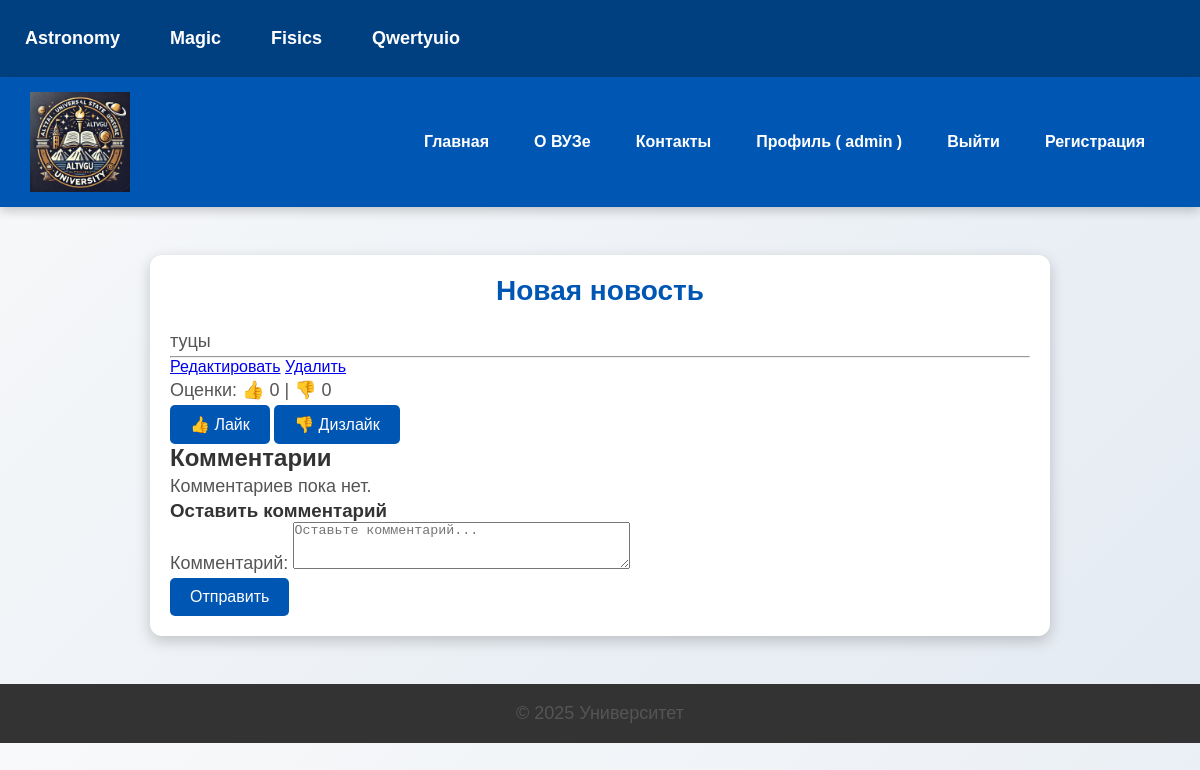
/post/novaya-novost/ (signed in), run on the app's committed database.
### users/models.py (models this page shows, shortened)
class User(AbstractUser):
    photo = models.ImageField(upload_to='users/', blank=True, null=True)
    date_birth = models.DateField(null=True, blank=True)

### university/models.py (models this page shows, shortened)
class News(models.Model):
    class Status(models.IntegerChoices):
        DRAFT = 0, 'Старая'
        actual = 1, 'Актуальная'
    tags = models.ManyToManyField(Tag, related_name='news')
    author = models.OneToOneField(Author, on_delete=models.CASCADE, null=True, blank=True)
    objects = models.Manager()
    category =  models.ForeignKey('Category', on_delete=models.CASCADE, verbose_name="Категория")
    published = PublishedModel()
    title = models.CharField(max_length=255, verbose_name="Заголовок")
    content = models.TextField(verbose_name="Содержание")
    actual = models.BooleanField(
        choices=[(False, 'Старая'), (True, 'Актуальная')],
        default=False,
        verbose_name="Актуальность"
    )
    photo = models.ImageField(upload_to="photos/%Y/%m/%d/",default=None, blank=True, null=True,verbose_name="Фото")
    slug = models.SlugField(unique=True, verbose_name="URL", allow_unicode=True)
    class Meta:
        verbose_name = "Новость"
        verbose_name_plural = "Новости"
        permissions = [
            ("can_publish", "Может публиковать новости"),
            ("can_edit", "Может редактировать новости")
        ]

### university/views.py (the view)
# urls.py: path('post/<slug:post_slug>/', views.ShowNews.as_view(), name='post'),
class ShowNews(DataMixin, DetailView):
    model = News
    template_name = 'university/news.html'
    context_object_name = 'post'
    slug_url_kwarg = 'post_slug'
    def get_object(self, queryset=None):
        return get_object_or_404(News.published, slug=self.kwargs[self.slug_url_kwarg])
    def get_context_data(self, **kwargs):
        context = super().get_context_data(**kwargs)
        user = self.request.user
        context['can_edit'] = user.has_perm('university.change_news')
        context['can_delete'] = user.has_perm('university.delete_news')
        context['comments'] = self.object.comments.all()
        context['form'] = CommentForm()
        context['like_count'] = self.object.votes.filter(value=1).count()
        context['dislike_count'] = self.object.votes.filter(value=-1).count()
        return self.get_mixin_context(context, title=self.object.title)
    def dispatch(self, request, *args, **kwargs):
        self.object = self.get_object()
        if not request.user.is_authenticated:
            messages.error(request, "Авторизуйтесь, чтобы просмотреть новость.")
            return redirect(f"{reverse_lazy('users:login')}?next={request.path}")
        if not request.user.has_perm('university.view_news'):
            messages.error(request, "У вас нет доступа к этой новости.")
            return redirect(f"{reverse_lazy('home')}?next={request.path}")
        return super().dispatch(request, *args, **kwargs)
    def post(self, request, *args, **kwargs):
        self.object = self.get_object()
        form = CommentForm(request.POST)
        if not request.user.is_authenticated:
            messages.error(request, "Авторизуйтесь, чтобы оставить комментарий.")
            return redirect(f"{reverse_lazy('users:login')}?next={request.path}")
        if form.is_valid():
            comment = form.save(commit=False)
            comment.news = self.object
            comment.author = request.user
            comment.save()
            messages.success(request, "Комментарий добавлен.")
            return redirect(self.object.get_absolute_url())
        context = self.get_context_data()
        context['form'] = form
        return self.render_to_response(context)

### university/forms.py
class CommentForm(forms.ModelForm):
    class Meta:
        model = Comment
        fields = ['content']
        widgets = {
            'content': forms.Textarea(attrs={'rows': 3, 'placeholder': 'Оставьте комментарий...'})
        }

### university/models.py (called while the page is built)
    def get_queryset(self):
        return super().get_queryset().filter(actual = News.Status.actual)

### university/templatetags/university_tags.py (called while the page is built)
@register.simple_tag
def get_categories():
    return cafs_db

### university/utils.py (called while the page is built)
    def get_mixin_context(self, context, **kwargs):
        if self.title_page:
            context['title'] = self.title_page
        context['menu'] = menu
        context['cat_selected'] = None
        context.update(kwargs)
        return context

### university/templates/university/news.html (shortened to what this page needs)
{% extends 'base.html' %}
{% load vote_filters %}
{% block content %}
<h1>{{ post.title }}</h1>
{{ post.content|linebreaks }}
<hr>
{% if can_edit %}
    <a href="{% url 'edit_news' post_slug=post.slug %}" class="btn btn-primary">Редактировать</a>
{% endif %}
{% if can_delete %}
    <a href="{% url 'delete_news' post_slug=post.slug %}" class="btn btn-danger">Удалить</a>
{% endif %}
<p>
  Оценки: 👍 {{ like_count }} | 👎 {{ dislike_count }}
</p>
<form method="post" action="{% url 'vote_news' post.id %}">
  <button type="submit" name="value" value="1">👍 Лайк</button>
  <button type="submit" name="value" value="-1">👎 Дизлайк</button>
</form>
<h2>Комментарии</h2>
{% for comment in comments %}
  <div class="comment">
    <p>
      <strong>{{ comment.author }}</strong>
      <span style="color: #666;">— {{ comment.created_at|date:"d.m.Y H:i" }}</span>
    : {{ comment.content }}</p>
    <p>
        Оценки: 👍 {{ comment.votes.all|likes_count }} | 👎 {{ comment.votes.all|dislikes_count }}
    </p>
    <form method="post" action="{% url 'vote_comment' comment.id %}">
      {% csrf_token %}
      <button type="submit" name="value" value="1">👍</button>
      <button type="submit" name="value" value="-1">👎</button>
    </form>
  </div>
{% empty %}
    <p>Комментариев пока нет.</p>
{% endfor %}
{% if user.is_authenticated %}
    <h3>Оставить комментарий</h3>
    <form method="post">
        {{ form.as_p }}
        <button type="submit">Отправить</button>
    </form>
{% else %}
    <p><a href="{% url 'users:login' %}?next={{ request.path }}">Войдите</a>, чтобы оставить комментарий.</p>
{% endif %}
{% endblock %}

### templates/base.html (shortened to what this page needs)
<!DOCTYPE html>
<html lang="ru">
<head>
    {% load static %}
    {% load university_tags %}
    <link rel="stylesheet" href="{% static 'university/css/styles.css' %}">
</head>
<body>
{% get_categories as categories %}
<header class="categories-header">
    <nav>
        <ul class="categories-menu">
            {% for cat in categories %}
                <li><a href="#">{{ cat.name }}</a></li>
            {% endfor %}
        </ul>
    </nav>
</header>
    <header>
        <div class="logo-container">
            <img src="{% static 'university/images/logo.jpg' %}" alt="Логотип" class="logo">
        </div>
        <nav>
            <ul class="menu">
                <li><a href="{% url 'home' %}">Главная</a></li>
                <li><a href="{% url 'about' %}">О ВУЗе</a></li>
                <li><a href="{% url 'contact' %}">Контакты</a></li>
                {% if user.is_authenticated %}
                    <li><a href="{% url 'users:profile' %}">Профиль ( {{ user.username }} )</a></li>
                    <li><a href="{% url 'users:logout' %}">Выйти </a></li>
                {% else %}
                    <li><a href="{% url 'users:login' %}">Войти</a></li>
                {% endif %}
                <li><a href="{% url 'users:register' %}">Регистрация</a></li>
            </ul>
        </nav>
    </header>
    <main>
        <div class="container">
            {% block content %}
            {% endblock %}
        </div>
    </main>
    <footer>
        <p>© 2025 Университет</p>
    </footer>
</body>
</html>

### university/static/university/css/styles.css (style rules this page uses)
* { box-sizing: border-box; margin: 0; padding: 0; }
body { font-family: 'Arial', sans-serif; background: linear-gradient(135deg, #f8f9fa, #e3eaf2); color: #333; }
header { display: flex; align-items: center; justify-content: space-between; background: #0056b3; padding: 15px 30px; color: white; box-shadow: 0 4px 10px rgba(0, 0, 0, 0.2); }
.logo-container { display: flex; align-items: center; }
.logo { height: 100px; width: auto; margin-right: 15px; transition: transform 0.3s ease-in-out; }
nav { background: transparent; padding: 10px; }
.menu { list-style: none; display: flex; gap: 15px; }
.menu a { text-decoration: none; color: white; font-size: 1rem; font-weight: bold; padding: 10px 15px; border-radius: 5px; transition: background 0.3s, color 0.3s; display: block; }
.container { max-width: 900px; margin: 3rem auto; padding: 20px; background: white; border-radius: 12px; box-shadow: 0 5px 15px rgba(0, 0, 0, 0.2); animation: fadeIn 0.8s ease-in-out; }
h1 { text-align: center; color: #0056b3; font-size: 1.75rem; margin-bottom: 20px; animation: slideIn 0.6s ease-in-out; }
p { font-size: 1.125rem; line-height: 1.6; color: #555; }
button { background: #0056b3; color: white; padding: 10px 20px; border: none; border-radius: 5px; font-size: 1rem; cursor: pointer; transition: background 0.3s, transform 0.2s; }
.categories-header { background-color: #004080; padding: 10px 0; text-align: center; }
.categories-menu { list-style: none; display: flex; justify-content: center; gap: 20px; }
.categories-menu a { color: white; text-decoration: none; font-size: 1.125rem; font-weight: bold; padding: 8px 15px; border-radius: 5px; transition: background 0.3s; display: block; }
footer { text-align: center; padding: 15px; background: #333; color: white; margin-top: 2rem; }

### data on the page
User: username "admin"
News: title "Новая новость", content "туцы"

### other printed values
{{ cat.name }} "Astronomy" "Magic" "Fisics" "Qwertyuio"
{{ like_count }} "0"
{{ dislike_count }} "0"
